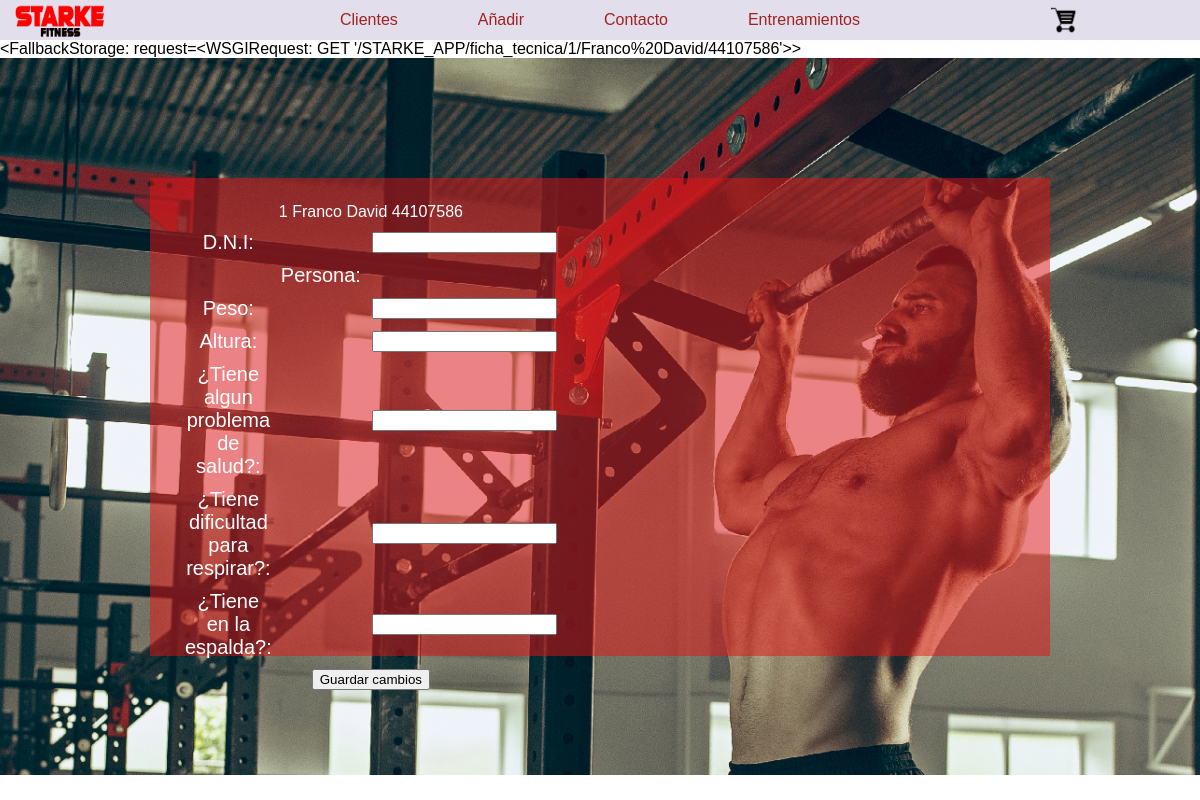
The app's page /STARKE_APP/ficha_tecnica/1/Franco David/44107586 with its own data.
### STARKE_APP/models.py (models this page shows, shortened)
class Clientes_model (models.Model):
     MUJER = 'Femenino'
     HOMBRE = 'Masculino'
     OTRO = 'Otro'
     GENEROS = [
          (MUJER,'Mujer'),
          (HOMBRE,'Hombre'),
          (OTRO,'Otro'),
                ]
     id= models.AutoField(primary_key=True)
     barrio = models.CharField(max_length=50, blank = True, null = True)
     nombre = models.CharField(max_length=50, blank = True, null = True)
     apellido = models.CharField(max_length=50, null = True)
     dni= models.IntegerField(blank = True, null = True)
     fecha_nac = models.DateField(auto_now_add=False,auto_now=False,null=True, blank = True)
     edad = models.IntegerField(blank = True, null = True)
     Generos = models.CharField(max_length=20,
                                choices = GENEROS,
                                default = MUJER,
                                blank = True, null = True)
     telefono = models.IntegerField(blank = True, null = True)
     telefono_emergencia = models.IntegerField(blank = True, null = True)
     email = models.EmailField(max_length=50,blank = True, null = True)
     red_social = models.CharField(max_length=50,blank = True, null = True)

### STARKE_APP/views.py (the view, shortened to what this page needs)
# urls.py: path('ficha_tecnica/<id>/<nombre>/<dni>',ficha_tecnica, name ='ficha_tecnica'),
def ficha_tecnica (request,id,nombre,dni):
 form = fichaTec_form()
 form_2=Clientes_model(id=id,nombre=nombre,dni=dni)
 return render (request,'STARKE_APP/clientes/ficha_tecnica.html',{'form':form,'form_2':form_2})

### STARKE_APP/forms.py
class fichaTec_form(forms.ModelForm):
  class Meta:
    model = FichaTec_model
    fields ='__all__'

### STARKE_APP/templates/STARKE_APP/clientes/ficha_tecnica.html (shortened to what this page needs)
{% extends "STARKE_APP/clientes/formulario_padre.html" %}
      {% block main %}
      <form class ="form_datos" action="{% url 'ficha_tecnica' form_2.id form_2.nombre form_2.dni %}" , method = "POST">{% csrf_token %}
{{ form_2.id }}
{{ form_2.nombre }}
{{ form_2.dni }}
        <div class="form-group">
          <label><p>D.N.I:</p></label>
          {{ form.dni }}
        </div>
        <div class="form-group">
          <label><p>Persona:</p></label>
      </div>
        <div class="form-group">
          <label><p>Peso:</p></label>
          {{ form.peso }}
      </div>
      <div class="form-group">
          <label><p>Altura:</p></label>
          {{ form.altura }}
      </div>
      <div class="form-group">
          <label><p>¿Tiene algun problema de salud?:</p></label>
          {{ form.pregunta_1 }}
      </div>
      <div class="form-group">
          <label><p>¿Tiene dificultad para respirar?:</p> </label>
          {{ form.pregunta_2 }}
       </div>
        <div class="form-group">
        <label><p>¿Tiene en la espalda?: </p></label>
        {{ form.pregunta_3 }}
         </div>
        <button type ="submit" class="boton">Guardar cambios</button>
      </form>
    </div>
  </div>
  {% endblock %}

### STARKE_APP/static/STARKE_APP/css/styles_2.css (style rules this page uses)
* { font-family: century-gothic, sans-serif; margin:0px; }
.form_datos { justify-content: space-between; margin: auto; grid-column: 1/3; grid-row: 2/3; }
.form-group { margin: 10px; display: flex; align-items: center; }
.form-group label { margin: auto; padding-right: 100px; }
.form-group p { color: #ffffff; font-size: 20px; margin: auto; }

### records on screen
Clientes_model: id "1", nombre "Franco David", dni "44107586"

### other values on screen
{{ messages }} "<FallbackStorage: request=<WSGIRequest: GET '/STARKE_APP/ficha_tecnica/1/Franco%20David/44107586'>>"
